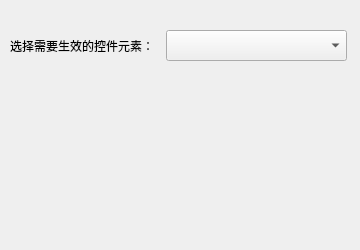
<?xml version="1.0" encoding="UTF-8"?>
<ui version="4.0">
 <class>EnableControlElementForm</class>
 <widget class="QWidget" name="EnableControlElementForm">
  <property name="geometry">
   <rect>
    <x>0</x>
    <y>0</y>
    <width>360</width>
    <height>250</height>
   </rect>
  </property>
  <property name="windowTitle">
   <string>Form</string>
  </property>
  <widget class="QLabel" name="label">
   <property name="geometry">
    <rect>
     <x>10</x>
     <y>30</y>
     <width>151</width>
     <height>31</height>
    </rect>
   </property>
   <property name="text">
    <string>选择需要生效的控件元素：</string>
   </property>
  </widget>
  <widget class="QComboBox" name="cboSelectElement">
   <property name="geometry">
    <rect>
     <x>166</x>
     <y>30</y>
     <width>181</width>
     <height>31</height>
    </rect>
   </property>
  </widget>
 </widget>
 <resources/>
 <connections/>
</ui>
